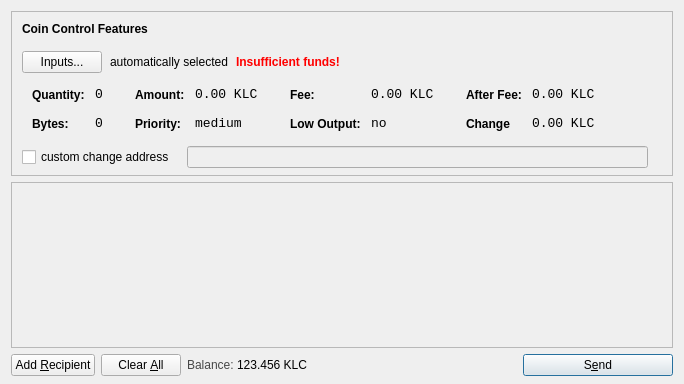
<?xml version="1.0" encoding="UTF-8"?>
<ui version="4.0">
 <class>SendCoinsDialog</class>
 <widget class="QDialog" name="SendCoinsDialog">
  <property name="geometry">
   <rect>
    <x>0</x>
    <y>0</y>
    <width>681</width>
    <height>384</height>
   </rect>
  </property>
  <property name="windowTitle">
   <string>Send Coins</string>
  </property>
  <layout class="QVBoxLayout" name="verticalLayout" stretch="0,1,0">
   <property name="bottomMargin">
    <number>8</number>
   </property>
   <item>
    <widget class="QFrame" name="frameCoinControl">
     <property name="sizePolicy">
      <sizepolicy hsizetype="Expanding" vsizetype="Expanding">
       <horstretch>0</horstretch>
       <verstretch>0</verstretch>
      </sizepolicy>
     </property>
     <property name="maximumSize">
      <size>
       <width>16777215</width>
       <height>16777215</height>
      </size>
     </property>
     <property name="frameShape">
      <enum>QFrame::StyledPanel</enum>
     </property>
     <property name="frameShadow">
      <enum>QFrame::Sunken</enum>
     </property>
     <layout class="QVBoxLayout" name="verticalLayoutCoinControl2">
      <property name="spacing">
       <number>6</number>
      </property>
      <property name="leftMargin">
       <number>0</number>
      </property>
      <property name="topMargin">
       <number>0</number>
      </property>
      <property name="rightMargin">
       <number>0</number>
      </property>
      <property name="bottomMargin">
       <number>6</number>
      </property>
      <item>
       <layout class="QVBoxLayout" name="verticalLayoutCoinControl" stretch="0,0,0,0,1">
        <property name="spacing">
         <number>0</number>
        </property>
        <property name="leftMargin">
         <number>10</number>
        </property>
        <property name="topMargin">
         <number>10</number>
        </property>
        <item>
         <layout class="QHBoxLayout" name="horizontalLayoutCoinControl1">
          <property name="bottomMargin">
           <number>15</number>
          </property>
          <item>
           <widget class="QLabel" name="labelCoinControlFeatures">
            <property name="sizePolicy">
             <sizepolicy hsizetype="Preferred" vsizetype="Maximum">
              <horstretch>0</horstretch>
              <verstretch>0</verstretch>
             </sizepolicy>
            </property>
            <property name="font">
             <font>
              <weight>75</weight>
              <bold>true</bold>
             </font>
            </property>
            <property name="styleSheet">
             <string notr="true">font-weight:bold;</string>
            </property>
            <property name="text">
             <string>Coin Control Features</string>
            </property>
           </widget>
          </item>
         </layout>
        </item>
        <item>
         <layout class="QHBoxLayout" name="horizontalLayoutCoinControl2" stretch="0,0,0,0">
          <property name="spacing">
           <number>8</number>
          </property>
          <property name="bottomMargin">
           <number>10</number>
          </property>
          <item>
           <widget class="QPushButton" name="pushButtonCoinControl">
            <property name="styleSheet">
             <string notr="true"/>
            </property>
            <property name="text">
             <string>Inputs...</string>
            </property>
           </widget>
          </item>
          <item>
           <widget class="QLabel" name="labelCoinControlAutomaticallySelected">
            <property name="text">
             <string>automatically selected</string>
            </property>
            <property name="margin">
             <number>5</number>
            </property>
           </widget>
          </item>
          <item>
           <widget class="QLabel" name="labelCoinControlInsuffFunds">
            <property name="font">
             <font>
              <weight>75</weight>
              <bold>true</bold>
             </font>
            </property>
            <property name="styleSheet">
             <string notr="true">color:red;font-weight:bold;</string>
            </property>
            <property name="text">
             <string>Insufficient funds!</string>
            </property>
            <property name="margin">
             <number>5</number>
            </property>
           </widget>
          </item>
          <item>
           <spacer name="horizontalSpacerCoinControl">
            <property name="orientation">
             <enum>Qt::Horizontal</enum>
            </property>
            <property name="sizeHint" stdset="0">
             <size>
              <width>40</width>
              <height>1</height>
             </size>
            </property>
           </spacer>
          </item>
         </layout>
        </item>
        <item>
         <widget class="QWidget" name="widgetCoinControl" native="true">
          <property name="sizePolicy">
           <sizepolicy hsizetype="Preferred" vsizetype="Preferred">
            <horstretch>0</horstretch>
            <verstretch>0</verstretch>
           </sizepolicy>
          </property>
          <property name="minimumSize">
           <size>
            <width>0</width>
            <height>0</height>
           </size>
          </property>
          <property name="styleSheet">
           <string notr="true"/>
          </property>
          <layout class="QHBoxLayout" name="horizontalLayoutCoinControl5">
           <property name="margin">
            <number>0</number>
           </property>
           <item>
            <layout class="QHBoxLayout" name="horizontalLayoutCoinControl3" stretch="0,0,0,1">
             <property name="spacing">
              <number>20</number>
             </property>
             <property name="topMargin">
              <number>0</number>
             </property>
             <property name="bottomMargin">
              <number>10</number>
             </property>
             <item>
              <layout class="QFormLayout" name="formLayoutCoinControl1">
               <property name="horizontalSpacing">
                <number>10</number>
               </property>
               <property name="verticalSpacing">
                <number>14</number>
               </property>
               <property name="leftMargin">
                <number>10</number>
               </property>
               <property name="topMargin">
                <number>4</number>
               </property>
               <property name="rightMargin">
                <number>6</number>
               </property>
               <item row="0" column="0">
                <widget class="QLabel" name="labelCoinControlQuantityText">
                 <property name="styleSheet">
                  <string notr="true">font-weight:bold;</string>
                 </property>
                 <property name="text">
                  <string>Quantity:</string>
                 </property>
                 <property name="margin">
                  <number>0</number>
                 </property>
                </widget>
               </item>
               <item row="0" column="1">
                <widget class="QLabel" name="labelCoinControlQuantity">
                 <property name="font">
                  <font>
                   <family>Monospace</family>
                   <pointsize>10</pointsize>
                  </font>
                 </property>
                 <property name="cursor">
                  <cursorShape>IBeamCursor</cursorShape>
                 </property>
                 <property name="contextMenuPolicy">
                  <enum>Qt::ActionsContextMenu</enum>
                 </property>
                 <property name="text">
                  <string>0</string>
                 </property>
                 <property name="margin">
                  <number>0</number>
                 </property>
                 <property name="textInteractionFlags">
                  <set>Qt::LinksAccessibleByMouse|Qt::TextSelectableByKeyboard|Qt::TextSelectableByMouse</set>
                 </property>
                </widget>
               </item>
               <item row="1" column="0">
                <widget class="QLabel" name="labelCoinControlBytesText">
                 <property name="styleSheet">
                  <string notr="true">font-weight:bold;</string>
                 </property>
                 <property name="text">
                  <string>Bytes:</string>
                 </property>
                </widget>
               </item>
               <item row="1" column="1">
                <widget class="QLabel" name="labelCoinControlBytes">
                 <property name="font">
                  <font>
                   <family>Monospace</family>
                   <pointsize>10</pointsize>
                  </font>
                 </property>
                 <property name="cursor">
                  <cursorShape>IBeamCursor</cursorShape>
                 </property>
                 <property name="contextMenuPolicy">
                  <enum>Qt::ActionsContextMenu</enum>
                 </property>
                 <property name="text">
                  <string>0</string>
                 </property>
                 <property name="textInteractionFlags">
                  <set>Qt::LinksAccessibleByMouse|Qt::TextSelectableByKeyboard|Qt::TextSelectableByMouse</set>
                 </property>
                </widget>
               </item>
              </layout>
             </item>
             <item>
              <layout class="QFormLayout" name="formLayoutCoinControl2">
               <property name="horizontalSpacing">
                <number>10</number>
               </property>
               <property name="verticalSpacing">
                <number>14</number>
               </property>
               <property name="leftMargin">
                <number>6</number>
               </property>
               <property name="topMargin">
                <number>4</number>
               </property>
               <property name="rightMargin">
                <number>6</number>
               </property>
               <item row="0" column="0">
                <widget class="QLabel" name="labelCoinControlAmountText">
                 <property name="styleSheet">
                  <string notr="true">font-weight:bold;</string>
                 </property>
                 <property name="text">
                  <string>Amount:</string>
                 </property>
                 <property name="margin">
                  <number>0</number>
                 </property>
                </widget>
               </item>
               <item row="0" column="1">
                <widget class="QLabel" name="labelCoinControlAmount">
                 <property name="font">
                  <font>
                   <family>Monospace</family>
                   <pointsize>10</pointsize>
                  </font>
                 </property>
                 <property name="cursor">
                  <cursorShape>IBeamCursor</cursorShape>
                 </property>
                 <property name="contextMenuPolicy">
                  <enum>Qt::ActionsContextMenu</enum>
                 </property>
                 <property name="text">
                  <string>0.00 KLC</string>
                 </property>
                 <property name="textInteractionFlags">
                  <set>Qt::LinksAccessibleByMouse|Qt::TextSelectableByKeyboard|Qt::TextSelectableByMouse</set>
                 </property>
                </widget>
               </item>
               <item row="1" column="0">
                <widget class="QLabel" name="labelCoinControlPriorityText">
                 <property name="styleSheet">
                  <string notr="true">font-weight:bold;</string>
                 </property>
                 <property name="text">
                  <string>Priority:</string>
                 </property>
                </widget>
               </item>
               <item row="1" column="1">
                <widget class="QLabel" name="labelCoinControlPriority">
                 <property name="font">
                  <font>
                   <family>Monospace</family>
                   <pointsize>10</pointsize>
                  </font>
                 </property>
                 <property name="cursor">
                  <cursorShape>IBeamCursor</cursorShape>
                 </property>
                 <property name="contextMenuPolicy">
                  <enum>Qt::ActionsContextMenu</enum>
                 </property>
                 <property name="text">
                  <string>medium</string>
                 </property>
                 <property name="textInteractionFlags">
                  <set>Qt::LinksAccessibleByMouse|Qt::TextSelectableByKeyboard|Qt::TextSelectableByMouse</set>
                 </property>
                </widget>
               </item>
              </layout>
             </item>
             <item>
              <layout class="QFormLayout" name="formLayoutCoinControl3">
               <property name="horizontalSpacing">
                <number>10</number>
               </property>
               <property name="verticalSpacing">
                <number>14</number>
               </property>
               <property name="leftMargin">
                <number>6</number>
               </property>
               <property name="topMargin">
                <number>4</number>
               </property>
               <property name="rightMargin">
                <number>6</number>
               </property>
               <item row="0" column="0">
                <widget class="QLabel" name="labelCoinControlFeeText">
                 <property name="styleSheet">
                  <string notr="true">font-weight:bold;</string>
                 </property>
                 <property name="text">
                  <string>Fee:</string>
                 </property>
                 <property name="margin">
                  <number>0</number>
                 </property>
                </widget>
               </item>
               <item row="0" column="1">
                <widget class="QLabel" name="labelCoinControlFee">
                 <property name="font">
                  <font>
                   <family>Monospace</family>
                   <pointsize>10</pointsize>
                  </font>
                 </property>
                 <property name="cursor">
                  <cursorShape>IBeamCursor</cursorShape>
                 </property>
                 <property name="contextMenuPolicy">
                  <enum>Qt::ActionsContextMenu</enum>
                 </property>
                 <property name="text">
                  <string>0.00 KLC</string>
                 </property>
                 <property name="textInteractionFlags">
                  <set>Qt::LinksAccessibleByMouse|Qt::TextSelectableByKeyboard|Qt::TextSelectableByMouse</set>
                 </property>
                </widget>
               </item>
               <item row="1" column="0">
                <widget class="QLabel" name="labelCoinControlLowOutputText">
                 <property name="styleSheet">
                  <string notr="true">font-weight:bold;</string>
                 </property>
                 <property name="text">
                  <string>Low Output:</string>
                 </property>
                </widget>
               </item>
               <item row="1" column="1">
                <widget class="QLabel" name="labelCoinControlLowOutput">
                 <property name="font">
                  <font>
                   <family>Monospace</family>
                   <pointsize>10</pointsize>
                  </font>
                 </property>
                 <property name="cursor">
                  <cursorShape>IBeamCursor</cursorShape>
                 </property>
                 <property name="contextMenuPolicy">
                  <enum>Qt::ActionsContextMenu</enum>
                 </property>
                 <property name="text">
                  <string>no</string>
                 </property>
                 <property name="textInteractionFlags">
                  <set>Qt::LinksAccessibleByMouse|Qt::TextSelectableByKeyboard|Qt::TextSelectableByMouse</set>
                 </property>
                </widget>
               </item>
              </layout>
             </item>
             <item>
              <layout class="QFormLayout" name="formLayoutCoinControl4">
               <property name="horizontalSpacing">
                <number>10</number>
               </property>
               <property name="verticalSpacing">
                <number>14</number>
               </property>
               <property name="leftMargin">
                <number>6</number>
               </property>
               <property name="topMargin">
                <number>4</number>
               </property>
               <property name="rightMargin">
                <number>6</number>
               </property>
               <item row="0" column="0">
                <widget class="QLabel" name="labelCoinControlAfterFeeText">
                 <property name="styleSheet">
                  <string notr="true">font-weight:bold;</string>
                 </property>
                 <property name="text">
                  <string>After Fee:</string>
                 </property>
                 <property name="margin">
                  <number>0</number>
                 </property>
                </widget>
               </item>
               <item row="0" column="1">
                <widget class="QLabel" name="labelCoinControlAfterFee">
                 <property name="font">
                  <font>
                   <family>Monospace</family>
                   <pointsize>10</pointsize>
                  </font>
                 </property>
                 <property name="cursor">
                  <cursorShape>IBeamCursor</cursorShape>
                 </property>
                 <property name="contextMenuPolicy">
                  <enum>Qt::ActionsContextMenu</enum>
                 </property>
                 <property name="text">
                  <string>0.00 KLC</string>
                 </property>
                 <property name="textInteractionFlags">
                  <set>Qt::LinksAccessibleByMouse|Qt::TextSelectableByKeyboard|Qt::TextSelectableByMouse</set>
                 </property>
                </widget>
               </item>
               <item row="1" column="0">
                <widget class="QLabel" name="labelCoinControlChangeText">
                 <property name="styleSheet">
                  <string notr="true">font-weight:bold;</string>
                 </property>
                 <property name="text">
                  <string>Change</string>
                 </property>
                </widget>
               </item>
               <item row="1" column="1">
                <widget class="QLabel" name="labelCoinControlChange">
                 <property name="font">
                  <font>
                   <family>Monospace</family>
                   <pointsize>10</pointsize>
                  </font>
                 </property>
                 <property name="cursor">
                  <cursorShape>IBeamCursor</cursorShape>
                 </property>
                 <property name="contextMenuPolicy">
                  <enum>Qt::ActionsContextMenu</enum>
                 </property>
                 <property name="text">
                  <string>0.00 KLC</string>
                 </property>
                 <property name="textInteractionFlags">
                  <set>Qt::LinksAccessibleByMouse|Qt::TextSelectableByKeyboard|Qt::TextSelectableByMouse</set>
                 </property>
                </widget>
               </item>
              </layout>
             </item>
            </layout>
           </item>
          </layout>
         </widget>
        </item>
        <item>
         <layout class="QHBoxLayout" name="horizontalLayoutCoinControl4" stretch="0,0,0">
          <property name="spacing">
           <number>12</number>
          </property>
          <property name="sizeConstraint">
           <enum>QLayout::SetDefaultConstraint</enum>
          </property>
          <property name="topMargin">
           <number>5</number>
          </property>
          <property name="rightMargin">
           <number>5</number>
          </property>
          <item>
           <widget class="QCheckBox" name="checkBoxCoinControlChange">
            <property name="text">
             <string>custom change address</string>
            </property>
           </widget>
          </item>
          <item>
           <widget class="QLineEdit" name="lineEditCoinControlChange">
            <property name="enabled">
             <bool>false</bool>
            </property>
            <property name="sizePolicy">
             <sizepolicy hsizetype="Expanding" vsizetype="Fixed">
              <horstretch>0</horstretch>
              <verstretch>0</verstretch>
             </sizepolicy>
            </property>
           </widget>
          </item>
          <item>
           <widget class="QLabel" name="labelCoinControlChangeLabel">
            <property name="sizePolicy">
             <sizepolicy hsizetype="Preferred" vsizetype="Expanding">
              <horstretch>0</horstretch>
              <verstretch>0</verstretch>
             </sizepolicy>
            </property>
            <property name="minimumSize">
             <size>
              <width>0</width>
              <height>0</height>
             </size>
            </property>
            <property name="text">
             <string/>
            </property>
            <property name="margin">
             <number>3</number>
            </property>
           </widget>
          </item>
         </layout>
        </item>
        <item>
         <spacer name="verticalSpacerCoinControl">
          <property name="orientation">
           <enum>Qt::Vertical</enum>
          </property>
          <property name="sizeHint" stdset="0">
           <size>
            <width>650</width>
            <height>1</height>
           </size>
          </property>
         </spacer>
        </item>
       </layout>
      </item>
     </layout>
    </widget>
   </item>
   <item>
    <widget class="QScrollArea" name="scrollArea">
     <property name="widgetResizable">
      <bool>true</bool>
     </property>
     <widget class="QWidget" name="scrollAreaWidgetContents">
      <property name="geometry">
       <rect>
        <x>0</x>
        <y>0</y>
        <width>661</width>
        <height>158</height>
       </rect>
      </property>
      <layout class="QVBoxLayout" name="verticalLayout_2">
       <property name="margin">
        <number>0</number>
       </property>
       <item>
        <layout class="QVBoxLayout" name="entries">
         <property name="spacing">
          <number>6</number>
         </property>
        </layout>
       </item>
       <item>
        <spacer name="verticalSpacer">
         <property name="orientation">
          <enum>Qt::Vertical</enum>
         </property>
         <property name="sizeHint" stdset="0">
          <size>
           <width>20</width>
           <height>40</height>
          </size>
         </property>
        </spacer>
       </item>
      </layout>
     </widget>
    </widget>
   </item>
   <item>
    <layout class="QHBoxLayout" name="horizontalLayout">
     <item>
      <widget class="QPushButton" name="addButton">
       <property name="toolTip">
        <string>Send to multiple recipients at once</string>
       </property>
       <property name="text">
        <string>Add &amp;Recipient</string>
       </property>
       <property name="icon">
        <iconset resource="../bitcoin.qrc">
         <normaloff>:/icons/add</normaloff>:/icons/add</iconset>
       </property>
       <property name="autoDefault">
        <bool>false</bool>
       </property>
      </widget>
     </item>
     <item>
      <widget class="QPushButton" name="clearButton">
       <property name="sizePolicy">
        <sizepolicy hsizetype="Minimum" vsizetype="Fixed">
         <horstretch>0</horstretch>
         <verstretch>0</verstretch>
        </sizepolicy>
       </property>
       <property name="toolTip">
        <string>Remove all transaction fields</string>
       </property>
       <property name="text">
        <string>Clear &amp;All</string>
       </property>
       <property name="icon">
        <iconset resource="../bitcoin.qrc">
         <normaloff>:/icons/remove</normaloff>:/icons/remove</iconset>
       </property>
       <property name="autoRepeatDelay">
        <number>300</number>
       </property>
       <property name="autoDefault">
        <bool>false</bool>
       </property>
      </widget>
     </item>
     <item>
      <layout class="QHBoxLayout" name="horizontalLayout_2">
       <property name="spacing">
        <number>3</number>
       </property>
       <item>
        <widget class="QLabel" name="label">
         <property name="sizePolicy">
          <sizepolicy hsizetype="Preferred" vsizetype="Fixed">
           <horstretch>0</horstretch>
           <verstretch>0</verstretch>
          </sizepolicy>
         </property>
         <property name="styleSheet">
          <string notr="true">#label { color: #464747; }</string>
         </property>
         <property name="text">
          <string>Balance:</string>
         </property>
        </widget>
       </item>
       <item>
        <widget class="QLabel" name="labelBalance">
         <property name="sizePolicy">
          <sizepolicy hsizetype="Preferred" vsizetype="Fixed">
           <horstretch>0</horstretch>
           <verstretch>0</verstretch>
          </sizepolicy>
         </property>
         <property name="cursor">
          <cursorShape>IBeamCursor</cursorShape>
         </property>
         <property name="styleSheet">
          <string notr="true">#label { color: #464747; }</string>
         </property>
         <property name="text">
          <string>123.456 KLC</string>
         </property>
         <property name="textInteractionFlags">
          <set>Qt::LinksAccessibleByMouse|Qt::TextSelectableByKeyboard|Qt::TextSelectableByMouse</set>
         </property>
        </widget>
       </item>
      </layout>
     </item>
     <item>
      <spacer name="horizontalSpacer">
       <property name="orientation">
        <enum>Qt::Horizontal</enum>
       </property>
       <property name="sizeHint" stdset="0">
        <size>
         <width>40</width>
         <height>20</height>
        </size>
       </property>
      </spacer>
     </item>
     <item>
      <widget class="QPushButton" name="sendButton">
       <property name="minimumSize">
        <size>
         <width>150</width>
         <height>0</height>
        </size>
       </property>
       <property name="toolTip">
        <string>Confirm the send action</string>
       </property>
       <property name="text">
        <string>S&amp;end</string>
       </property>
       <property name="icon">
        <iconset resource="../bitcoin.qrc">
         <normaloff>:/icons/send</normaloff>:/icons/send</iconset>
       </property>
       <property name="default">
        <bool>true</bool>
       </property>
      </widget>
     </item>
    </layout>
   </item>
  </layout>
 </widget>
 <resources>
  <include location="../bitcoin.qrc"/>
 </resources>
 <connections/>
</ui>
